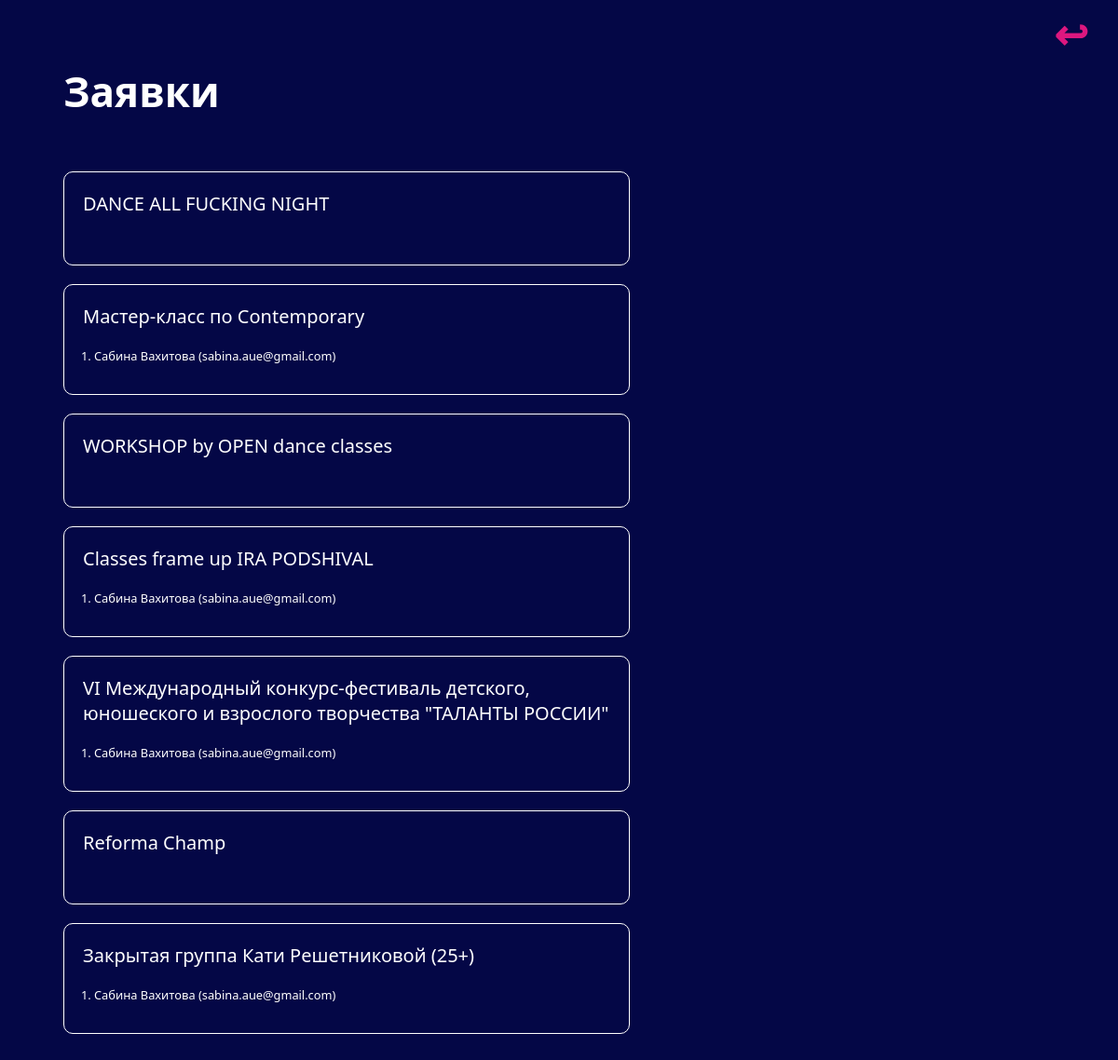
Screenshot of /requests_admin.php (signed in) with the database file from the repository.
### tables this page shows
CREATE TABLE `event` (
  `id` int(11) NOT NULL,
  `name` varchar(500) NOT NULL,
  `person` varchar(500) NOT NULL,
  `id_direction` int(11) NOT NULL,
  `city` varchar(500) NOT NULL,
  `date` date NOT NULL,
  `price` int(11) NOT NULL,
  `photo` varchar(1000) NOT NULL
);

CREATE TABLE `request` (
  `id` int(11) NOT NULL,
  `id_user` int(11) NOT NULL,
  `id_event` int(11) NOT NULL
);

CREATE TABLE `user` (
  `id` int(11) NOT NULL,
  `name` varchar(200) NOT NULL,
  `surname` varchar(200) NOT NULL,
  `email` varchar(500) NOT NULL,
  `password` varchar(1000) NOT NULL,
  `avatar` varchar(1000) DEFAULT NULL,
  `role` varchar(200) NOT NULL
);

### requests_admin.php (the view, shortened to what this page needs)
<?php
require 'php/db.php';
$events = $mysql->query("SELECT * FROM `event` ORDER BY `id` DESC");
?>
<!DOCTYPE html>
<html lang="en">
<head>
	<link rel="stylesheet" href="/dance/css/requests_admin.css">
</head>
<body>
	<a href="/dance/admin_page.php">
		<p class="back">↩</p>
	</a>
	<div class="content">
		<div class="wrapper">
			<h1 class="headline">Заявки</h1>
			<div class="requests-list">
				<?php while ($row = mysqli_fetch_row($events)) : ?>
					<?php $requests = $mysql->query("SELECT * FROM `request` WHERE `id_event` = '$row[0]'");	?>
					<div class="item">
						<h2><?= $row[1] ?></h2>
						<ol>
							<?php while ($row2 = mysqli_fetch_row($requests)) : ?>
								<?php
								$result = $mysql->query("SELECT * FROM `user` WHERE `id` = '$row2[1]'");
								$user = $result->fetch_assoc();
								?>
								<li><?= $user['name'] . " " . $user['surname'] . " (" . $user['email'] . ")" ?></li>
							<?php endwhile; ?>
						</ol>
					</div>
				<?php endwhile; ?>
			</div>
		</div>
	</div>
</body>
</html>

### css/requests_admin.css (style rules this page uses)
* { margin: 0; padding: 0; box-sizing: border-box; }
body { background-color: #040746; }
a { text-decoration: none; color: inherit; }
.back { position: absolute; top: calc(1vh + 1vw * -.2); right: calc(1vh + 1vw * 2); font-family: 'Segoe UI', Tahoma, Geneva, Verdana, sans-serif; font-size: calc(1vh + 1vw * 3); color: #DC177F; font-weight: 900; cursor: pointer; transition: all .2s ease-in-out; }
.content { width: 100%; }
.wrapper { width: calc(1vh + 1vw * 89); position: relative; margin-left: calc(1vh + 1vw * 5); top: calc(1vh + 1vw * 5); }
.headline { font-family: 'Segoe UI', Tahoma, Geneva, Verdana, sans-serif; font-size: calc(1vh + 1vw * 3); font-weight: 900; color: white; padding-bottom: calc(1vh + 1vw * 4); }
.requests-list { width: 70%; padding-bottom: calc(1vh + 1vw * 5); }
.item { width: calc(1vh + 1vw * 50); border-radius: calc(.5vh + .5vw * 1); border: 1px solid white; margin-bottom: calc(1vh + 1vw * 1); padding-bottom: calc(1vh + 1vw * 2); }
.item > h2 { font-family: 'Segoe UI', Tahoma, Geneva, Verdana, sans-serif; font-size: calc(1vh + 1vw * 1); font-weight: 500; color: white; margin-left: calc(1vh + 1vw * 1); margin-top: calc(1vh + 1vw * 1); }
.item > ol { margin-left: calc(1vh + 1vw * 2); color: white; margin-top: calc(1vh + 1vw * 1); }
.item > ol > li { font-family: 'Segoe UI', Tahoma, Geneva, Verdana, sans-serif; font-size: calc(1vh + 1vw * .4); font-weight: 200; }

### rows the page displays
event: name "DANCE ALL FUCKING NIGHT"
event: name "Мастер-класс по Contemporary"
request: id_user.name "Сабина", id_user.surname "Вахитова", id_user.email "sabina.aue@gmail.com"
event: name "WORKSHOP by OPEN dance classes"
event: name "Classes frame up IRA PODSHIVAL"
request: id_user.name "Сабина", id_user.surname "Вахитова", id_user.email "sabina.aue@gmail.com"
event: name "VI Международный конкурс-фестиваль детского, юношеского и взрослого творчества \"ТАЛАНТЫ РОССИИ\""
request: id_user.name "Сабина", id_user.surname "Вахитова", id_user.email "sabina.aue@gmail.com"
event: name "Reforma Champ"
event: name "Закрытая группа Кати Решетниковой (25+)"
request: id_user.name "Сабина", id_user.surname "Вахитова", id_user.email "sabina.aue@gmail.com"
